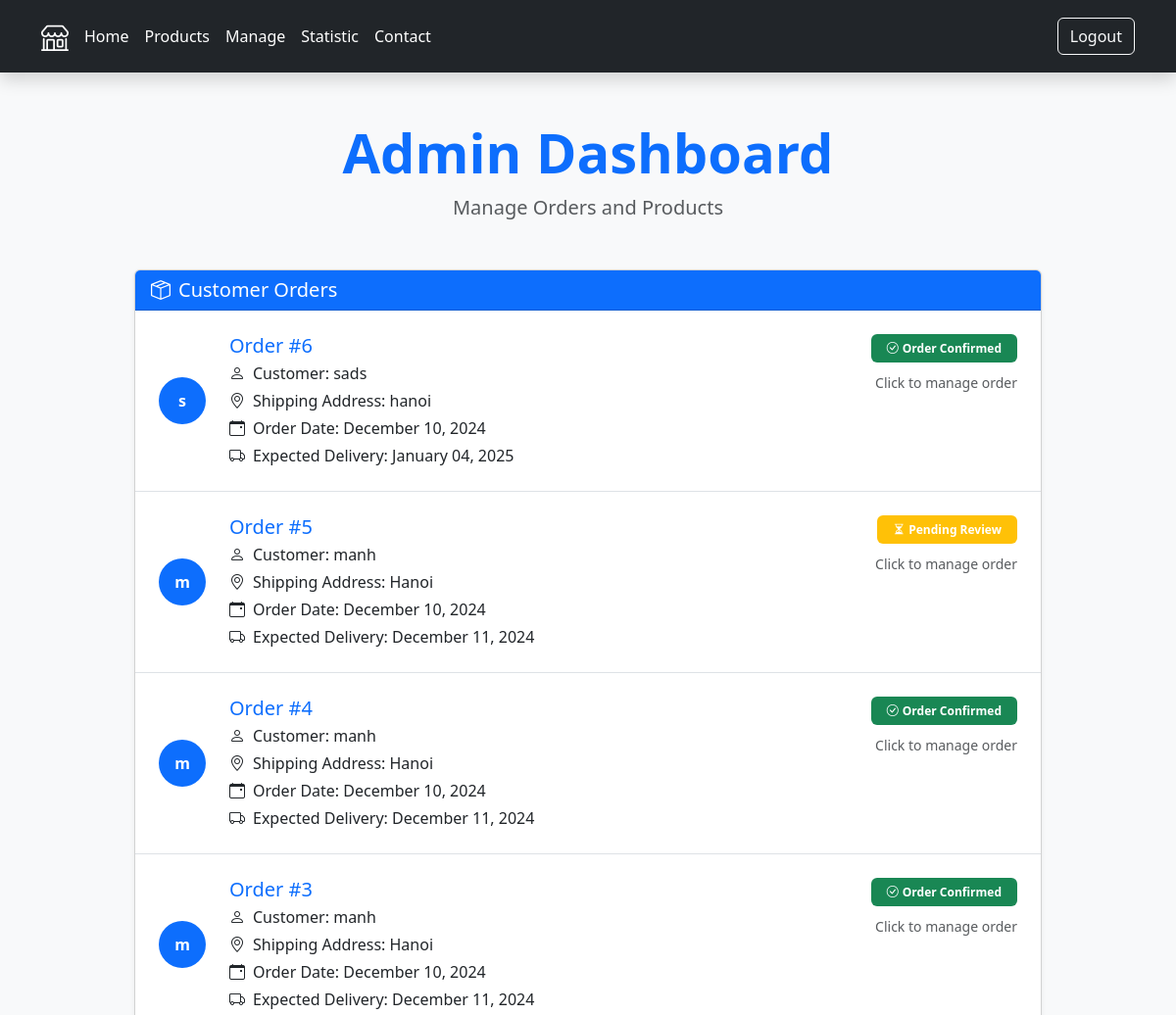
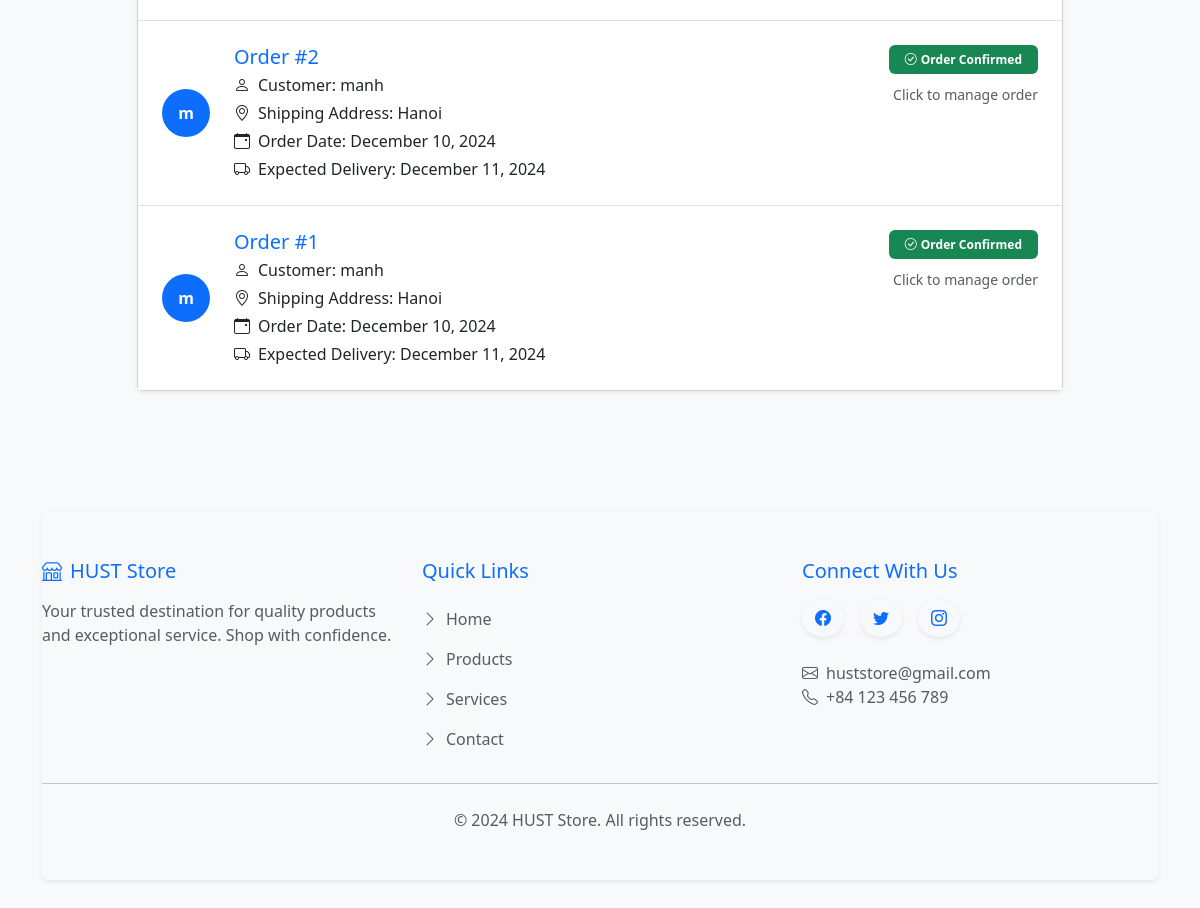
The page /manage (signed in) on the database its author committed (2 pictures, top to bottom).
### main.py (models this page shows)
class Order(db.Model):
    __tablename__ = "orders"
    id: Mapped[int] = mapped_column(Integer, primary_key=True)
    user_id: Mapped[int] = mapped_column(db.ForeignKey("users.id"))
    user = relationship("User")
    selections: Mapped[List["Selection"]] = relationship(back_populates="order")
    order_date: Mapped[str] = mapped_column(String, nullable=False)
    confirmed: Mapped[Optional[bool]] = mapped_column(Boolean)
    feedback: Mapped[Optional[str]] = mapped_column(String)

class User(UserMixin, db.Model):
    __tablename__ = "users"
    id: Mapped[int] = mapped_column(Integer, primary_key=True)
    email: Mapped[str] = mapped_column(String, unique=True)
    name: Mapped[str]= mapped_column(String, nullable=False)
    password: Mapped[str] = mapped_column(String, nullable=False)
    selections = relationship("Selection", back_populates="user")
    address: Mapped[Optional[str]] = mapped_column(String)
    shipping: Mapped[Optional[str]] = mapped_column(String)
    total_price: Mapped[Optional[str]] = mapped_column(String)
    summary: Mapped[Optional[str]] = mapped_column(String)
    delivery_date: Mapped[Optional[str]] = mapped_column(String)

### main.py (the view)
@app.route('/manage')
def manage():
    list = db.session.execute(db.select(Order).order_by(desc(Order.id))).scalars().all()
    return render_template('manage.html', list=list)

### main.py (called while the page is built)
@login_manager.user_loader
def load_user(user_id):
    return db.session.get(User, user_id)

### templates/manage.html (shortened to what this page needs)
{% include 'header.html' %}
<div class="container py-5">
  <div class="text-center mb-5">
    <h1 class="display-4 fw-bold text-primary">Admin Dashboard</h1>
    <p class="lead text-muted">Manage Orders and Products</p>
  </div>
  <div class="row justify-content-center">
    <div class="col-lg-10">
      <div class="card shadow-sm mb-4">
        <div class="card-header bg-primary text-white d-flex justify-content-between align-items-center">
          <h5 class="mb-0"><i class="bi bi-box-seam me-2"></i>Customer Orders</h5>
        </div>
        <div class="card-body p-0">
          <div class="list-group list-group-flush">
            {% for each in list %}
            <a href="{{url_for('show_order', order_id=each.id)}}" class="list-group-item list-group-item-action p-4 position-relative hover-shadow transition-all">
              <div class="row align-items-center">
                <div class="col-auto">
                  <div class="d-flex align-items-center justify-content-center bg-primary rounded-circle" style="width: 48px; height: 48px;">
                    <span class="text-white fw-bold">{{each.user.name[0]}}</span>
                  </div>
                </div>
                <div class="col">
                  <div class="d-flex justify-content-between align-items-start">
                    <div>
                      <h5 class="mb-1 text-primary">Order #{{each.id}}</h5>
                      <p class="mb-1"><i class="bi bi-person me-2"></i>Customer: {{each.user.name}}</p>
                      <p class="mb-1"><i class="bi bi-geo-alt me-2"></i>Shipping Address: {{each.user.address}}</p>
                      <p class="mb-1"><i class="bi bi-calendar-event me-2"></i>Order Date: {{each.order_date}}</p>
                      <p class="mb-0"><i class="bi bi-truck me-2"></i>Expected Delivery: {{each.user.delivery_date}}</p>
                    </div>
                    <div class="text-end">
                      {% if each.confirmed == None %}
                      <span class="badge bg-warning px-3 py-2">
                        <i class="bi bi-hourglass-split me-1"></i>Pending Review
                      </span>
                      {% endif %}
                      {% if each.confirmed != None and each.confirmed == True %}
                      <span class="badge bg-success px-3 py-2">
                        <i class="bi bi-check-circle me-1"></i>Order Confirmed
                      </span>
                      {% endif %}
                      <div class="mt-2">
                        <span class="text-muted small">Click to manage order</span>
                      </div>
                    </div>
                  </div>
                </div>
              </div>
            </a>
            {% endfor %}
          </div>
        </div>
      </div>
    </div>
  </div>
</div>
{% include 'footer.html' %}

### static/css/styles.css (style rules this page uses)
body { font-family: 'Segoe UI', Tahoma, Geneva, Verdana, sans-serif; background-color: #f8f9fa; color: #212529; }
.transition-all { transition: all 0.3s ease; }

### rows shown on the page
Order: user "s", id "6", user.name "sads", user.address "hanoi", order_date "December 10, 2024", user.delivery_date "January 04, 2025", confirmed True (drawn)
Order: user "m", id "5", user.name "manh", user.address "Hanoi", order_date "December 10, 2024", user.delivery_date "December 11, 2024", shows "Pending Review"
Order: user "m", id "4", user.name "manh", user.address "Hanoi", order_date "December 10, 2024", user.delivery_date "December 11, 2024", confirmed True (drawn)
Order: user "m", id "3", user.name "manh", user.address "Hanoi", order_date "December 10, 2024", user.delivery_date "December 11, 2024", confirmed True (drawn)
Order: user "m", id "2", user.name "manh", user.address "Hanoi", order_date "December 10, 2024", user.delivery_date "December 11, 2024", confirmed True (drawn)
Order: user "m", id "1", user.name "manh", user.address "Hanoi", order_date "December 10, 2024", user.delivery_date "December 11, 2024", confirmed True (drawn)
